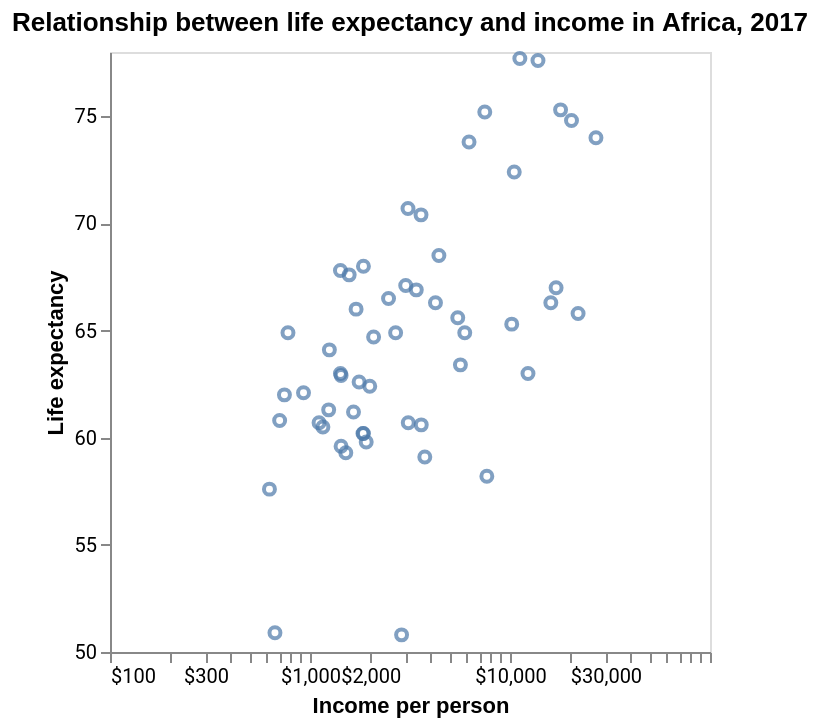

The Vega-Lite source for this figure:
### Vega-Lite specification from a JSON file in a GitHub repository (floating-point values rounded to 4 significant figures; data arrays with more than 128 entries replaced by an {"elided": "..."} marker saying what was removed)
{"$schema": "https://vega.github.io/schema/vega-lite/v5.json", "description": "Scatterplot", "title": {"text": "Relationship between life expectancy and income in Africa, 2017"}, "data": {"values": {"elided": "2618 records"}, "format": {"parse": {"year": "date", "region": "string"}}}, "transform": [{"filter": {"timeUnit": "year", "field": "year", "equal": 2017}}, {"filter": {"field": "region", "equal": "Africa"}}], "mark": "point", "encoding": {"y": {"field": "lifeExp", "type": "quantitative", "scale": {"zero": false}, "axis": {"title": "Life expectancy"}}, "x": {"field": "gdpPercap", "type": "quantitative", "scale": {"type": "log", "domain": [100, 100000]}, "axis": {"grid": false, "title": "Income per person", "format": "$,.0f"}}, "color": {}, "tooltip": [{"field": "country", "type": "nominal", "title": "Country"}, {"field": "gdpPercap", "type": "quantitative", "title": "GDP per capita", "format": "$,.0f"}, {"field": "lifeExp", "type": "quantitative", "title": "Age (years)", "format": ".1f"}]}, "config": {"axis": {"labelFont": "Roboto", "grid": false}, "style": {}}}
